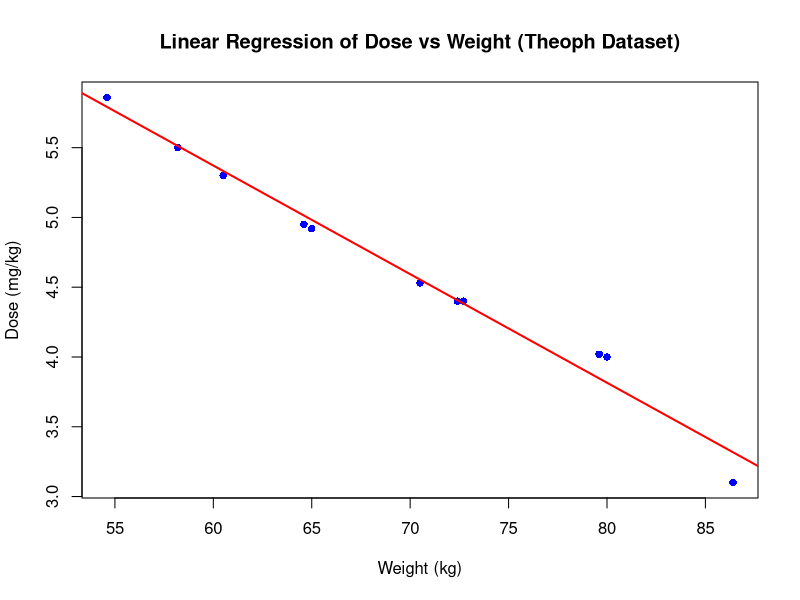

The R script that drew this image:
data(Theoph)
head(Theoph)
str(Theoph)
View(Theoph)

# linear regression model
model_theoph <- lm(Dose ~ Wt, data = Theoph)
print(model_theoph)
summary(model_theoph)

plot(Theoph$Wt, Theoph$Dose,
     main = "Linear Regression of Dose vs Weight (Theoph Dataset)",
     xlab = "Weight (kg)",
     ylab = "Dose (mg/kg)",
     pch = 16,
     col = "blue")

abline(model_theoph, col = "red", lwd = 2)

# prediction
new_weight <- data.frame(Wt = c(90, 95, 100))
predicted_dose <- predict(model_theoph, newdata = new_weight)

print(new_weight)
print(predicted_dose)
